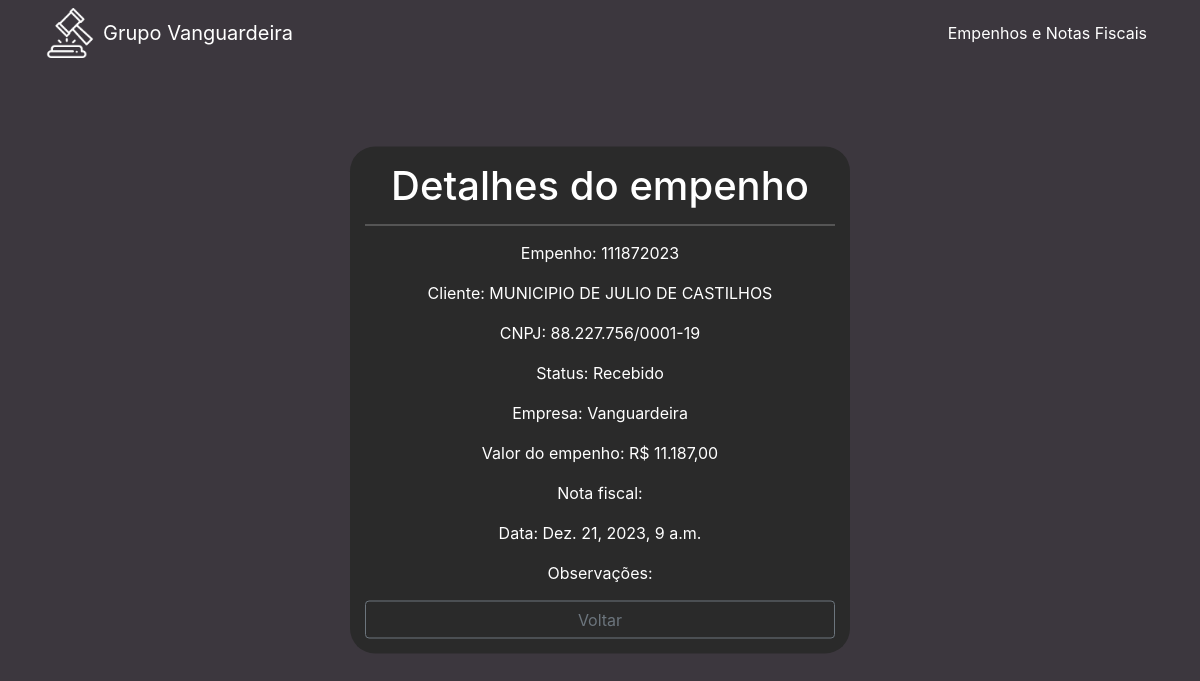
Before: /detalhe/2945/ with the older database file.
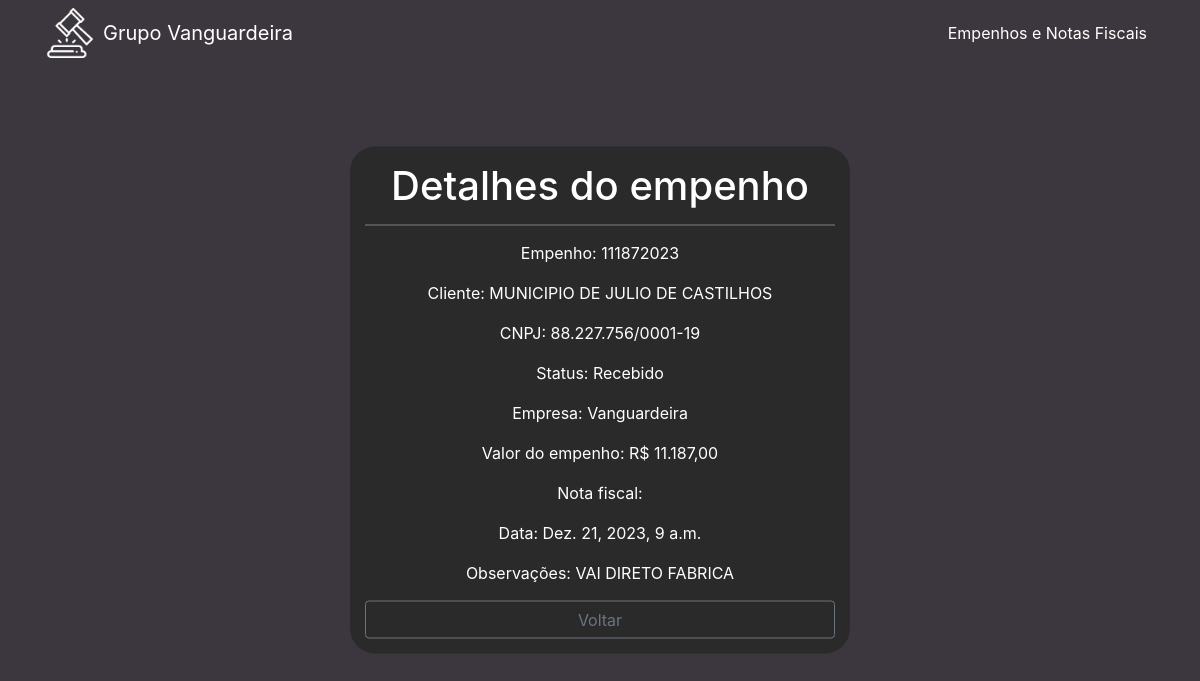
After: the same page with the newer database file.
### cliente/models.py (models this page shows, shortened)
class Cliente(models.Model):
    numero = models.CharField(max_length=255)
    nome = models.CharField(max_length=255)
    cnpj = models.CharField(max_length=255)
    data_criacao = models.DateTimeField(default=timezone.now)
    categoria = models.ForeignKey(Categoria, on_delete=models.DO_NOTHING)
    empresa = models.ForeignKey(Empresa, on_delete=models.DO_NOTHING)
    empenho = models.FileField(upload_to='empenhos/', max_length=500)
    nfe = models.FileField(upload_to='notas/', max_length=500, default='0', blank=True)
    n_nfe = models.CharField(max_length=255, blank=True)
    descricao = models.TextField(blank=True)
    valor = models.CharField(max_length=255)

class Categoria(models.Model):
    nome = models.CharField(max_length=255)
    def __str__(self):
        return self.nome

class Empresa(models.Model):
    nome = models.CharField(max_length=255)
    def __str__(self):
        return self.nome

### cliente/views.py (the view)
# urls.py: path('detalhe/<int:pk>/', views.detalhe, name="detalhe"),
def detalhe(request, pk):
    cliente = Cliente.objects.get(pk=pk)
    return render(request, 'cliente/detalhe.html', {'cliente': cliente})

### cliente/templates/cliente/detalhe.html
{% extends 'base.html' %}
{% block conteudo %}
<div class="contents">
    <h1>Detalhes do empenho</h1>
    <div class="contents-info">
        <p>Empenho: {{ cliente.numero }}</p>
        <p>Cliente: {{ cliente.nome }}</p>
        <p>CNPJ: {{ cliente.cnpj }}</p>
        <p>Status: {{ cliente.categoria }}</p>
        <p>Empresa: {{ cliente.empresa }}</p>
        <p>Valor do empenho: R$ {{ cliente.valor }}</p>
        <p>Nota fiscal: {{ cliente.n_nfe }}</p>
        <p>Data: {{ cliente.data_criacao }}</p>
        <p>Observações: {{ cliente.descricao }}</p>
        <a href="{{ request.META.HTTP_REFERER }}" class="btn btn-outline-secondary" style="width: 100%">Voltar</a>
    </div>
</div>
{% endblock%}

Changed rows visible on the page:
changed Cliente "MUNICIPIO DE JULIO DE CASTILHOS": descricao (not shown) → "VAI DIRETO FABRICA"
